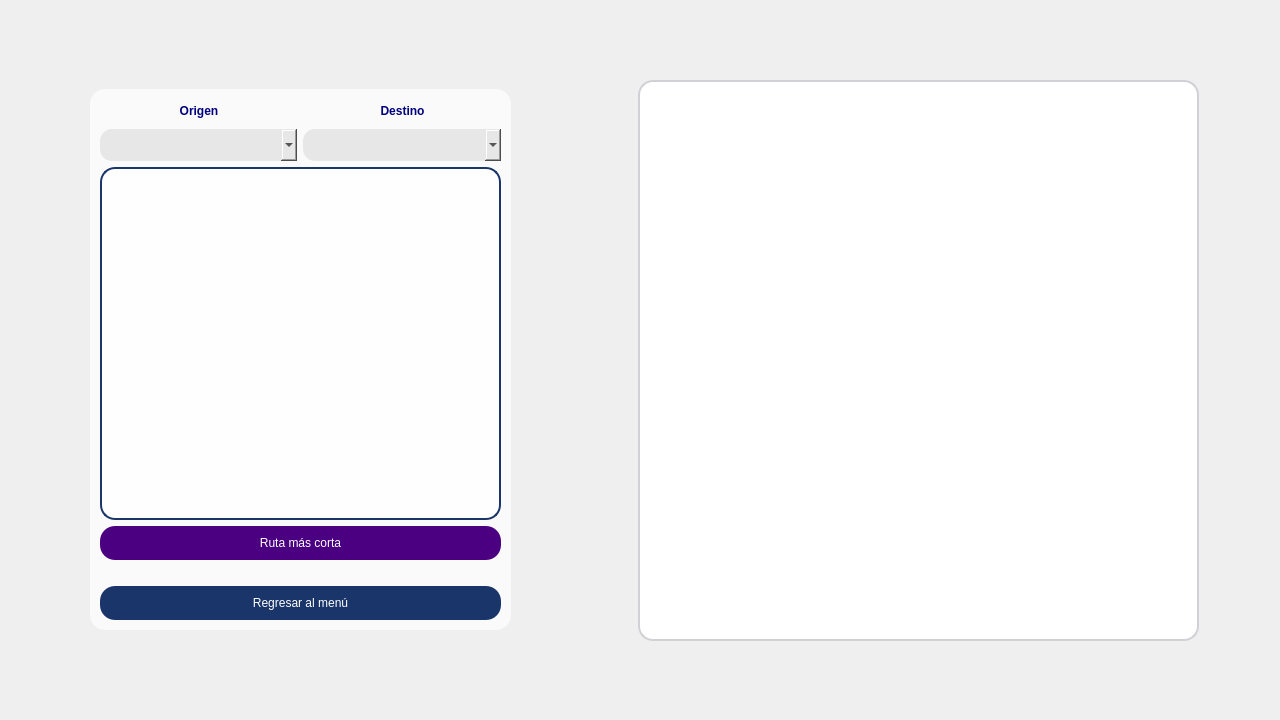
<?xml version="1.0" encoding="UTF-8"?>
<ui version="4.0">
 <class>MenuPrincipal</class>
 <widget class="QWidget" name="MenuPrincipal">
  <property name="geometry">
   <rect>
    <x>0</x>
    <y>0</y>
    <width>1280</width>
    <height>720</height>
   </rect>
  </property>
  <property name="minimumSize">
   <size>
    <width>1280</width>
    <height>720</height>
   </size>
  </property>
  <property name="maximumSize">
   <size>
    <width>1280</width>
    <height>720</height>
   </size>
  </property>
  <property name="windowTitle">
   <string>Form</string>
  </property>
  <property name="styleSheet">
   <string notr="true"/>
  </property>
  <widget class="QGroupBox" name="groupBox">
   <property name="geometry">
    <rect>
     <x>90</x>
     <y>89</y>
     <width>421</width>
     <height>541</height>
    </rect>
   </property>
   <property name="styleSheet">
    <string notr="true">QGroupBox {
   background-color: rgba(255,255,255,0.7);
    box-shadow: 0px 0px 15px rgba(0,0,0,50); /* Qt Designer ignora box-shadow */
    border: none;             
    border-radius: 15px;
    padding: 15px;
    /* sombra simulada */
    box-shadow: 0px 0px 15px rgba(0,0,0,50); /* Qt Designer ignora box-shadow */                   
	 margin-top: 0px;
}</string>
   </property>
   <property name="title">
    <string/>
   </property>
   <property name="alignment">
    <set>Qt::AlignmentFlag::AlignCenter</set>
   </property>
   <widget class="QWidget" name="layoutWidget">
    <property name="geometry">
     <rect>
      <x>10</x>
      <y>10</y>
      <width>401</width>
      <height>521</height>
     </rect>
    </property>
    <layout class="QVBoxLayout" name="verticalLayout">
     <item>
      <layout class="QHBoxLayout" name="horizontalLayout_3">
       <item>
        <widget class="QLabel" name="label_2">
         <property name="styleSheet">
          <string notr="true">			  font: 14px 'Courier New';
            padding: 5px 5px;
            border: none;</string>
         </property>
         <property name="text">
          <string>&lt;html&gt;&lt;head/&gt;&lt;body&gt;&lt;p align=&quot;center&quot;&gt;&lt;span style=&quot; font-weight:700; color:#00007f;&quot;&gt;Origen&lt;/span&gt;&lt;/p&gt;&lt;/body&gt;&lt;/html&gt;</string>
         </property>
         <property name="alignment">
          <set>Qt::AlignmentFlag::AlignCenter</set>
         </property>
        </widget>
       </item>
       <item>
        <widget class="QLabel" name="label_3">
         <property name="styleSheet">
          <string notr="true">			  font: 14px 'Courier New';
            padding: 5px 5px;
            border: none;</string>
         </property>
         <property name="text">
          <string>&lt;html&gt;&lt;head/&gt;&lt;body&gt;&lt;p align=&quot;center&quot;&gt;&lt;span style=&quot; font-weight:700; color:#00007f;&quot;&gt;Destino&lt;/span&gt;&lt;/p&gt;&lt;/body&gt;&lt;/html&gt;</string>
         </property>
         <property name="alignment">
          <set>Qt::AlignmentFlag::AlignCenter</set>
         </property>
        </widget>
       </item>
      </layout>
     </item>
     <item>
      <layout class="QHBoxLayout" name="horizontalLayout_2">
       <item>
        <widget class="QComboBox" name="comboInicio">
         <property name="styleSheet">
          <string notr="true"> QComboBox {
            font: 16px 'Courier New';
            color: black;
            background-color: #E7E7E7;
            border-radius: 12px;
            padding: 8px 20px 8px 12px;
            min-width: 150px;
        }</string>
         </property>
        </widget>
       </item>
       <item>
        <widget class="QComboBox" name="comboDestino">
         <property name="styleSheet">
          <string notr="true"> QComboBox {
            font: 16px 'Courier New';
            color: black;
            background-color: #E7E7E7;
            border-radius: 12px;
            padding: 8px 20px 8px 12px;
            min-width: 150px;
        }</string>
         </property>
        </widget>
       </item>
      </layout>
     </item>
     <item>
      <widget class="QTextEdit" name="textResultado">
       <property name="styleSheet">
        <string notr="true">QTextEdit {
            font: 16px 'Courier New';
            color: #003366;                      /* texto azul IUSH */
            background-color: rgba(255, 255, 255, 180); /* fondo semi-transparente */
            border-radius: 15px;
            padding: 12px;
            border: 2px solid #1A356A;          /* borde morado */
            selection-background-color: rgba(155, 85, 200, 150); /* selección morado suave */
            selection-color: white;
        }</string>
       </property>
      </widget>
     </item>
     <item>
      <layout class="QHBoxLayout" name="horizontalLayout">
       <item>
        <widget class="QPushButton" name="btnDijkstra">
         <property name="styleSheet">
          <string notr="true">QPushButton {
            font: 16px 'Courier New';
            color: white;
            background-color: #4B0082;
            border-radius: 15px;
            padding: 10px 20px;
            border: none;
        }</string>
         </property>
         <property name="text">
          <string>Ruta más corta</string>
         </property>
        </widget>
       </item>
      </layout>
     </item>
     <item>
      <widget class="QLabel" name="label_4">
       <property name="text">
        <string/>
       </property>
      </widget>
     </item>
     <item>
      <widget class="QPushButton" name="btnRegresar">
       <property name="styleSheet">
        <string notr="true">QPushButton {
            font: 14px 'Courier New';
            color: white;
            background-color: #1A356A;
            border-radius: 15px;
            padding: 10px 10px;
            border: none;
        }</string>
       </property>
       <property name="text">
        <string>Regresar al menú</string>
       </property>
      </widget>
     </item>
    </layout>
   </widget>
  </widget>
  <widget class="QLabel" name="label">
   <property name="geometry">
    <rect>
     <x>0</x>
     <y>0</y>
     <width>1280</width>
     <height>720</height>
    </rect>
   </property>
   <property name="styleSheet">
    <string notr="true">QComboBox {
    font: 16px 'Courier New';
    color: white;                  /* texto blanco */
    background-color: #7B1FA2;     /* morado base IUSH */
    border-radius: 15px;
    padding: 8px 15px;
    border: none;
    min-width: 150px;
}</string>
   </property>
   <property name="text">
    <string/>
   </property>
   <property name="pixmap">
    <pixmap resource="resources.qrc">:/img/img/rutaab.png</pixmap>
   </property>
   <property name="scaledContents">
    <bool>true</bool>
   </property>
  </widget>
  <widget class="QLabel" name="labelImagenBloque">
   <property name="geometry">
    <rect>
     <x>638</x>
     <y>80</y>
     <width>561</width>
     <height>561</height>
    </rect>
   </property>
   <property name="styleSheet">
    <string notr="true">background-color: rgb(255, 255, 255);
border: 2px solid #D1D0D5;
border-radius: 15px;
 </string>
   </property>
   <property name="text">
    <string/>
   </property>
   <property name="pixmap">
    <pixmap resource="resources.qrc">:/img/img/CAMPUSCONTEXT.png</pixmap>
   </property>
   <property name="scaledContents">
    <bool>true</bool>
   </property>
  </widget>
  <zorder>label</zorder>
  <zorder>groupBox</zorder>
  <zorder>labelImagenBloque</zorder>
 </widget>
 <resources>
  <include location="resources.qrc"/>
 </resources>
 <connections/>
</ui>
